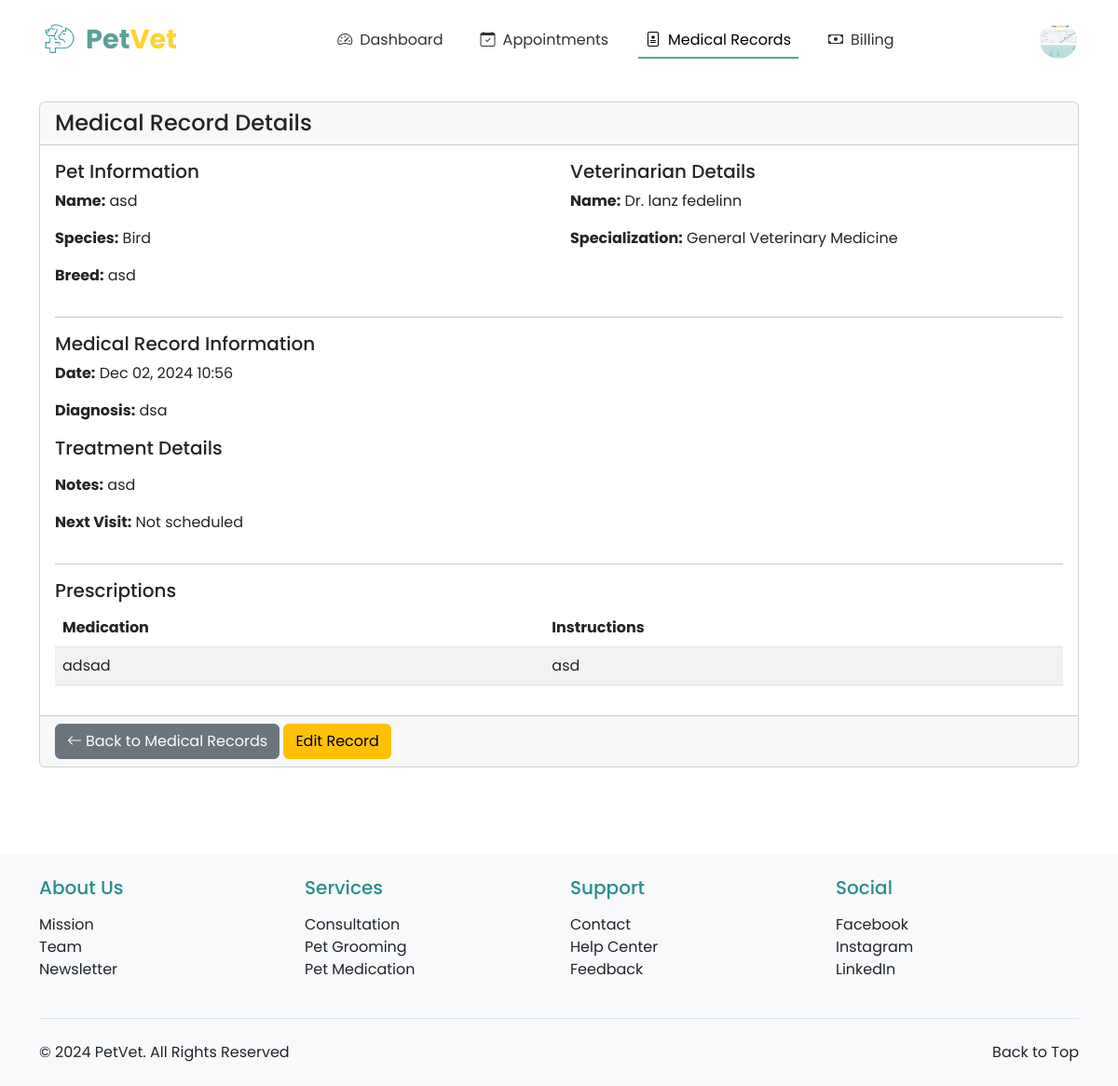
Page /vet/medical-record/21/ (signed in) on the committed database.
### registration_login/models.py (models this page shows, shortened)
class Profile(models.Model):
    PAYMENT_CHOICES = [
        ('CASH', 'Cash'),
        ('CARD', 'Credit/Debit Card'),
        ('GCASH', 'GCash'),
        ('MAYA', 'Maya'),
    ]
    ROLE_CHOICES = [
        ('OWNER', 'Pet Owner'),
        ('VET', 'Veterinarian'),
    ]
    user = models.OneToOneField(User, on_delete=models.CASCADE, primary_key=True)
    profile_picture = models.ImageField(upload_to='profile_pics/', default='profile_pics/profile.png')
    first_name = models.CharField(max_length=50)
    last_name = models.CharField(max_length=50)
    address = models.CharField(max_length=200, blank=True, null=True)
    contact_number = models.CharField(max_length=15, blank=True, null=True)
    preferred_payment = models.CharField(max_length=10, choices=PAYMENT_CHOICES, default='CASH')
    card_number = models.CharField(max_length=16, blank=True, null=True)
    card_expiry = models.CharField(max_length=5, blank=True, null=True)
    ewallet_number = models.CharField(max_length=15, blank=True, null=True)
    role = models.CharField(max_length=10, choices=ROLE_CHOICES, default='OWNER')
    phone_number = models.CharField(max_length=20, null=True, blank=True)
    created_at = models.DateTimeField(auto_now_add=True)
    updated_at = models.DateTimeField(auto_now=True)

### pet_registration/models.py (models this page shows, shortened)
class Pet(models.Model):
    owner = models.ForeignKey(User, on_delete=models.CASCADE, related_name='pets')
    pet_id = models.CharField(max_length=20, unique=True)
    pet_name = models.CharField(max_length=50)
    breed = models.CharField(max_length=50)
    species = models.CharField(max_length=50)
    sex = models.CharField(max_length=10, choices=[('Male', 'Male'), ('Female', 'Female'), ('Unknown', 'Unknown')])
    weight = models.DecimalField(max_digits=5, decimal_places=2)
    birthday = models.DateField()
    pet_description = models.TextField(blank=True, null=True)
    image_url = models.ImageField(upload_to='pet_images/', blank=True, null=True)
    primary_veterinarian = models.ForeignKey('veterinarians.VeterinarianProfile',
        on_delete=models.SET_NULL,
        null=True,
        blank=True,
        related_name='primary_pets'
    )

### veterinarians/models.py (models this page shows, shortened)
class MedicalRecord(models.Model):
    pet = models.ForeignKey(Pet, on_delete=models.CASCADE, related_name='medical_records')
    veterinarian = models.ForeignKey(VeterinarianProfile, on_delete=models.CASCADE)
    date = models.DateTimeField(auto_now_add=True)
    diagnosis = models.TextField()
    treatment = models.ForeignKey(Treatment, on_delete=models.SET_NULL, null=True, blank=True)
    notes = models.TextField(blank=True)
    next_visit_date = models.DateField(null=True, blank=True)

class VeterinarianProfile(models.Model):
    profile = models.OneToOneField(Profile, on_delete=models.CASCADE)
    specialization = models.CharField(max_length=100, default="General Veterinary Medicine")
    license_number = models.CharField(max_length=50, unique=True, null=True, blank=True)
    years_of_experience = models.PositiveIntegerField(default=0)
    bio = models.TextField(blank=True)
    available_days = models.CharField(max_length=200, help_text="Comma-separated list of available days", default="Monday,Tuesday,Wednesday,Thursday,Friday")
    consultation_fee = models.DecimalField(max_digits=10, decimal_places=2, default=Decimal('50.00'))

class Prescription(models.Model):
    medical_record = models.ForeignKey(MedicalRecord, on_delete=models.CASCADE)
    medication_name = models.CharField(max_length=100)
    dosage = models.CharField(max_length=50)
    frequency = models.CharField(max_length=50)
    duration = models.CharField(max_length=50)
    instructions = models.TextField()
    prescribed_date = models.DateField(auto_now_add=True)
    refills = models.PositiveIntegerField(default=0)

### veterinarians/views.py (the view)
# urls.py: path('medical-record/<int:record_id>/', views.medical_record_detail, name='medical_record_detail'),
@login_required
@user_passes_test(is_veterinarian)
def medical_record_detail(request, record_id):
    vet_profile = get_object_or_404(VeterinarianProfile, profile=request.user.profile)
    record = get_object_or_404(MedicalRecord, id=record_id, veterinarian=vet_profile)
    context = {
        'record': record,
        'pet': record.pet,
        'prescriptions': record.prescription_set.all(),
        'billing_record': record.billingrecord_set.first() if hasattr(record, 'billingrecord_set') else None
    }
    return render(request, 'veterinarians/medical_record_detail.html', context)

### veterinarians/views.py (called while the page is built)
def is_veterinarian(user):
    return user.profile.role == 'VET'

### veterinarians/templates/veterinarians/medical_record_detail.html (shortened to what this page needs)
{% extends 'base.html' %}
{% load crispy_forms_tags %}
{% block content %}
<div class="container mt-4">
    <div class="row">
        <div class="col-md-12">
            <div class="card mb-4">
                <div class="card-header">
                    <h4 class="card-title mb-0">Medical Record Details</h4>
                </div>
                <div class="card-body">
                    <div class="row">
                        <div class="col-md-6">
                            <h5>Pet Information</h5>
                            <p><strong>Name:</strong> {{ pet.pet_name }}</p>
                            <p><strong>Species:</strong> {{ pet.species }}</p>
                            <p><strong>Breed:</strong> {{ pet.breed }}</p>
                        </div>
                        <div class="col-md-6">
                            <h5>Veterinarian Details</h5>
                            <p><strong>Name:</strong> Dr. {{ record.veterinarian.profile.first_name }} {{ record.veterinarian.profile.last_name }}</p>
                            <p><strong>Specialization:</strong> {{ record.veterinarian.specialization }}</p>
                        </div>
                    </div>
                    <hr>
                    <div class="row">
                        <div class="col-md-12">
                            <h5>Medical Record Information</h5>
                            <p><strong>Date:</strong> {{ record.date|date:"M d, Y H:i" }}</p>
                            <p><strong>Diagnosis:</strong> {{ record.diagnosis|default:"No diagnosis provided" }}</p>
                            <div class="col-md-6">
                                <h5>Treatment Details</h5>
                            </div>
                            <p><strong>Notes:</strong> {{ record.notes|default:"No additional notes" }}</p>
                            <p><strong>Next Visit:</strong>
                                {% if record.next_visit_date %}
                                    {{ record.next_visit_date|date:"M d, Y" }}
                                {% else %}
                                    Not scheduled
                                {% endif %}
                            </p>
                        </div>
                    </div>
                    {% if prescriptions %}
                    <hr>
                    <div class="row">
                        <div class="col-md-12">
                            <h5>Prescriptions</h5>
                            <table class="table table-striped">
                                <thead>
                                    <tr>
                                        <th>Medication</th>
                                        <th>Instructions</th>
                                    </tr>
                                </thead>
                                <tbody>
                                    {% for prescription in prescriptions %}
                                    <tr>
                                        <td>{{ prescription.medication_name }}</td>
                                        <td>{{ prescription.instructions|default_if_none:'-' }}</td>
                                    </tr>
                                    {% empty %}
                                    <tr>
                                        <td colspan="5" class="text-center">No prescriptions found</td>
                                    </tr>
                                    {% endfor %}
                                </tbody>
                            </table>
                        </div>
                    </div>
                    {% endif %}
                </div>
                <div class="card-footer">
                    <a href="{% url 'veterinarians:pet_medical_records' pet_id=pet.pet_id %}" class="btn btn-secondary">
                        <i class="bi bi-arrow-left me-1"></i>Back to Medical Records
                    </a>
                    <a href="{% url 'veterinarians:edit_medical_record' record_id=record.id %}" class="btn btn-warning">
                        Edit Record
                    </a>
                </div>
            </div>
        </div>
    </div>
</div>
{% endblock %}
{% block nav_medical_records %}active{% endblock %}

### appointments/templates/base.html (shortened to what this page needs)
<!DOCTYPE html>
<html lang="en">
<head>
    {% load static %}
    <link href="https://cdn.jsdelivr.net/npm/bootstrap@5.3.0/dist/css/bootstrap.min.css" rel="stylesheet">
    <link rel="stylesheet" href="https://cdn.jsdelivr.net/npm/bootstrap-icons@1.11.2/font/bootstrap-icons.css">
</head>
<body>
    <nav class="navbar navbar-expand-lg navbar-light bg-white">
        <div class="container-fluid">
            <a class="navbar-brand d-flex align-items-center" href="{% url 'homepage:index' %}">
                <img src="{% static 'images/toplogo.png' %}" alt="PetVet Logo" class="me-2">
                <span class="logo-text">
                    <span class="logo-text-pet">Pet</span><span class="logo-text-vet">Vet</span>
                </span>
            </a>
            <div class="collapse navbar-collapse justify-content-center" id="navbarNav">
                <ul class="navbar-nav">
                    {% if user.is_authenticated %}
                        {% if user.profile.role == 'VET' %}
                            <li class="nav-item">
                                <a class="nav-link {% block nav_dashboard %}{% endblock %}" href="{% url 'veterinarians:dashboard' %}">
                                    <i class="bi bi-speedometer2 nav-icon"></i>Dashboard
                                </a>
                            </li>
                            <li class="nav-item">
                                <a class="nav-link {% block nav_appointments %}{% endblock %}" href="{% url 'veterinarians:appointment_list' %}">
                                    <i class="bi bi-calendar-check nav-icon"></i>Appointments
                                </a>
                            </li>
                            <li class="nav-item">
                                <a class="nav-link {% block nav_medical_records %}{% endblock %}" href="{% url 'veterinarians:medical_records_list' %}">
                                    <i class="bi bi-file-medical nav-icon"></i>Medical Records
                                </a>
                            </li>
                            <li class="nav-item">
                                <a class="nav-link {% block nav_billing %}{% endblock %}" href="{% url 'veterinarians:billing_management' %}">
                                    <i class="bi bi-cash nav-icon"></i>Billing
                                </a>
                            </li>
                        {% endif %}
                    {% endif %}
                </ul>
            </div>
            <div class="d-flex align-items-center">
                {% if user.is_authenticated %}
                    <div class="dropdown">
                        <img src="{{ user.profile.profile_picture.url }}" alt="Profile" class="profile-image" role="button" data-bs-toggle="dropdown" aria-expanded="false">
                    </div>
                {% else %}
                    <a href="{% url 'registration_login:my_login' %}" class="btn btn-auth-primary me-2">Login</a>
                    <a href="{% url 'registration_login:register' %}" class="btn btn-auth-outline">Register</a>
                {% endif %}
            </div>
        </div>
    </nav>
    <main>
        {% block content %}{% endblock %}
    </main>
    <footer class="bg-light py-4">
        <div class="container">
            <div class="row g-4">
                <div class="col-lg-3 col-md-6">
                    <h5 class="mb-3" style="color: #2A8D8D;">About Us</h5>
                    <ul class="list-unstyled">
                        <li><a href="{% url 'homepage:about_us' %}#mission" class="text-decoration-none text-dark">Mission</a></li>
                        <li><a href="{% url 'homepage:about_us' %}#team" class="text-decoration-none text-dark">Team</a></li>
                        <li><a href="{% url 'homepage:about_us' %}#newsletter" class="text-decoration-none text-dark">Newsletter</a></li>
                    </ul>
                </div>
                <div class="col-lg-3 col-md-6">
                    <h5 class="mb-3" style="color: #2A8D8D;">Services</h5>
                    <ul class="list-unstyled">
                        <li><a href="{% url 'homepage:index' %}#services" class="text-decoration-none text-dark">Consultation</a></li>
                        <li><a href="{% url 'homepage:index' %}#services" class="text-decoration-none text-dark">Pet Grooming</a></li>
                        <li><a href="{% url 'homepage:index' %}#services" class="text-decoration-none text-dark">Pet Medication</a></li>
                    </ul>
                </div>
                <div class="col-lg-3 col-md-6">
                    <h5 class="mb-3" style="color: #2A8D8D;">Support</h5>
                    <ul class="list-unstyled">
                        <li><a href="{% url 'homepage:about_us' %}#contact" class="text-decoration-none text-dark">Contact</a></li>
                        <li><a href="{% url 'homepage:about_us' %}#help" class="text-decoration-none text-dark">Help Center</a></li>
                        <li><a href="{% url 'homepage:about_us' %}#feedback" class="text-decoration-none text-dark">Feedback</a></li>
                    </ul>
                </div>
                <div class="col-lg-3 col-md-6">
                    <h5 class="mb-3" style="color: #2A8D8D;">Social</h5>
                    <ul class="list-unstyled">
                        <li><a href="https://facebook.com" target="_blank" class="text-decoration-none text-dark">Facebook</a></li>
                        <li><a href="https://instagram.com" target="_blank" class="text-decoration-none text-dark">Instagram</a></li>
                        <li><a href="https://linkedin.com" target="_blank" class="text-decoration-none text-dark">LinkedIn</a></li>
                    </ul>
                </div>
            </div>
            <div class="border-top mt-4 pt-4">
                <div class="container px-0">
                    <div class="row">
                        <div class="col-md">
                            <p class="mb-0 text-dark">&copy; 2024 PetVet. All Rights Reserved</p>
                        </div>
                        <div class="col-md text-md-end">
                            <a href="#" class="text-decoration-none text-dark" id="back-to-top">Back to Top</a>
                        </div>
                    </div>
                </div>
            </div>
        </div>
    </footer>
</body>
</html>

### appointments/templates/base.html (style rules this page uses)
:root { --primary-color: #5BA199; --secondary-color: #FFD233; --light-cream: #FFF9EA; }
body { font-family: 'Poppins', sans-serif; min-height: 100vh; display: flex; flex-direction: column; }
main { min-height: 100vh; }
footer { margin-top: 2rem; }
.navbar { padding: 1rem 2rem; }
.navbar-brand img { height: 40px; }
.nav-link { color: #333; position: relative; padding: 0.5rem 1.5rem; margin: 0 0.5rem; }
.nav-link.active { color: var(--primary-color); }
.nav-link.active::after { content: ''; position: absolute; bottom: 0; left: 0; width: 100%; height: 2px; background-color: var(--primary-color); }
.navbar-nav { gap: 0.5rem; }
.profile-image { width: 40px; height: 40px; border-radius: 50%; object-fit: cover; cursor: pointer; }
.logo-text { font-size: 1.8rem; font-weight: 700; }
.logo-text-pet { color: var(--primary-color); }
.logo-text-vet { color: var(--secondary-color); }
.nav-icon { margin-right: 0.5rem; }

### rows in the picture
Pet: pet_name "asd", species "Bird", breed "asd"
MedicalRecord: veterinarian.profile.first_name "lanz", veterinarian.profile.last_name "fedelinn", veterinarian.specialization "General Veterinary Medicine", date "Dec 02, 2024 10:56", diagnosis "dsa", notes "asd"
Prescription: medication_name "adsad", instructions "asd"
